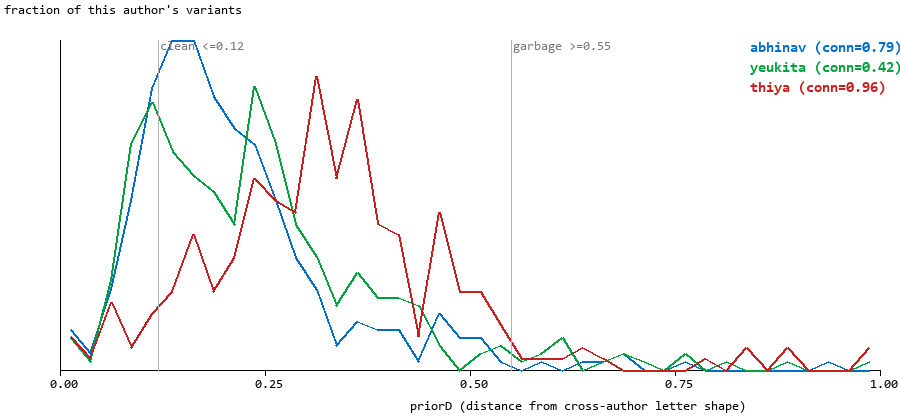

This chart was generated by the following Python code:
import sys
sys.path.insert(0, r"C:\Users\braun\OneDrive\Documents\GitHub\Handwriting-Robot\Software\CleanPipeline")
import json
from pathlib import Path
import numpy as np
from PIL import Image, ImageDraw, ImageFont

PROF_DIR = Path(r"C:\Users\braun\OneDrive\Documents\GitHub\Handwriting-Robot\Software\CNN\NOGIT\StyleProfiles10")
AUTHORS = ["abhinav", "yeukita", "thiya"]


def font(size, bold=False):
    try:
        return ImageFont.truetype("C:/Windows/Fonts/consolab.ttf" if bold else "C:/Windows/Fonts/consola.ttf", size)
    except Exception:
        return ImageFont.load_default()


stats = {}
for a in AUTHORS:
    p = json.load(open(PROF_DIR / f"{a}.json"))
    vals = [g.get("priorD", None) for vs in p["glyphs"].values() for g in vs]
    vals = [v for v in vals if v is not None]
    arr = np.array(vals)
    stats[a] = dict(conn=p["connectedness"], n=len(arr), mean=float(arr.mean()),
                     p50=float(np.percentile(arr, 50)), p90=float(np.percentile(arr, 90)),
                     frac_clean=float((arr <= 0.12).mean()), frac_garbage=float((arr >= 0.55).mean()),
                     arr=arr)
    print(a, {k: v for k, v in stats[a].items() if k != "arr"})

# histogram image
W, H = 900, 420
pad_l, pad_b, pad_t = 60, 50, 40
plot_w, plot_h = W - pad_l - 20, H - pad_b - pad_t
bins = np.linspace(0, 1.0, 41)
colors = {"abhinav": (0, 110, 200), "yeukita": (0, 160, 60), "thiya": (200, 30, 30)}

img = Image.new("RGB", (W, H), "white")
draw = ImageDraw.Draw(img)
f = font(13)
fb = font(15, bold=True)

maxcount = 0
hists = {}
for a in AUTHORS:
    h, _ = np.histogram(stats[a]["arr"], bins=bins)
    h = h / stats[a]["n"]  # normalize to fraction, counts differ per author
    hists[a] = h
    maxcount = max(maxcount, h.max())

# axes
draw.line([(pad_l, pad_t), (pad_l, pad_t + plot_h)], fill=(0, 0, 0))
draw.line([(pad_l, pad_t + plot_h), (pad_l + plot_w, pad_t + plot_h)], fill=(0, 0, 0))
for frac in (0.0, 0.25, 0.5, 0.75, 1.0):
    x = pad_l + frac * plot_w
    draw.line([(x, pad_t + plot_h), (x, pad_t + plot_h + 5)], fill=(0, 0, 0))
    draw.text((x - 10, pad_t + plot_h + 8), f"{frac:.2f}", fill=(0, 0, 0), font=f)
draw.text((pad_l + plot_w // 2 - 60, H - 20), "priorD (distance from cross-author letter shape)", fill=(0, 0, 0), font=f)
draw.text((4, 4), "fraction of this author's variants", fill=(0, 0, 0), font=f)

for ai, a in enumerate(AUTHORS):
    h = hists[a]
    pts = []
    for i, v in enumerate(h):
        x = pad_l + (bins[i] + bins[i + 1]) / 2 / 1.0 * plot_w
        y = pad_t + plot_h - (v / maxcount) * plot_h
        pts.append((x, y))
    draw.line(pts, fill=colors[a], width=2)
    draw.text((W - 150, pad_t + ai * 20), f"{a} (conn={stats[a]['conn']:.2f})", fill=colors[a], font=fb)

for thresh, label in ((0.12, "clean <=0.12"), (0.55, "garbage >=0.55")):
    x = pad_l + thresh * plot_w
    draw.line([(x, pad_t), (x, pad_t + plot_h)], fill=(180, 180, 180), width=1)
    draw.text((x + 2, pad_t), label, fill=(120, 120, 120), font=f)

out = Path(__file__).resolve().parent / "priord_distribution.png"
img.save(out)
print("wrote", out)

print()
print(f"{'author':10s} {'conn':>6s} {'n':>5s} {'mean':>6s} {'p50':>6s} {'p90':>6s} {'%clean':>7s} {'%garbage':>9s}")
for a in AUTHORS:
    s = stats[a]
    print(f"{a:10s} {s['conn']:6.2f} {s['n']:5d} {s['mean']:6.3f} {s['p50']:6.3f} {s['p90']:6.3f} {100*s['frac_clean']:6.1f}% {100*s['frac_garbage']:8.1f}%")
